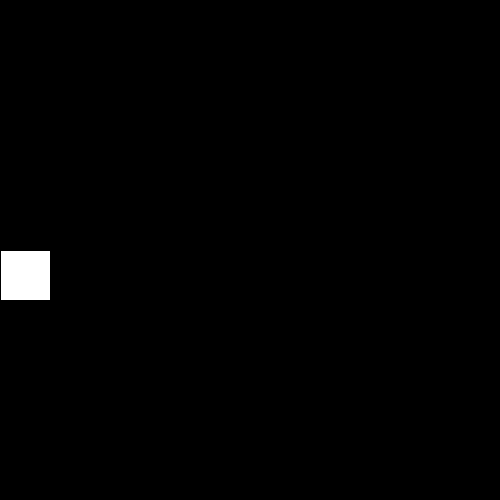
Frame 1 (no input)
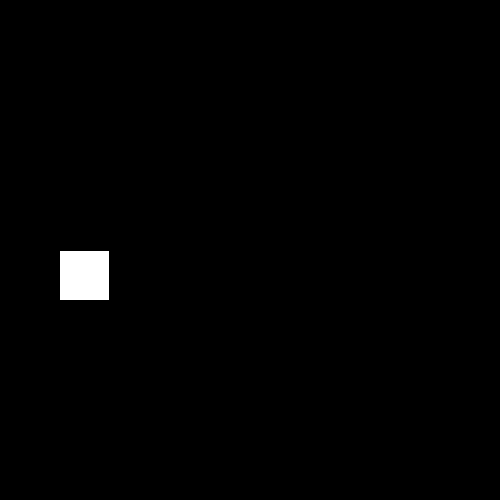
Frame 60 (the mouse pressed at the canvas centre just before this capture)
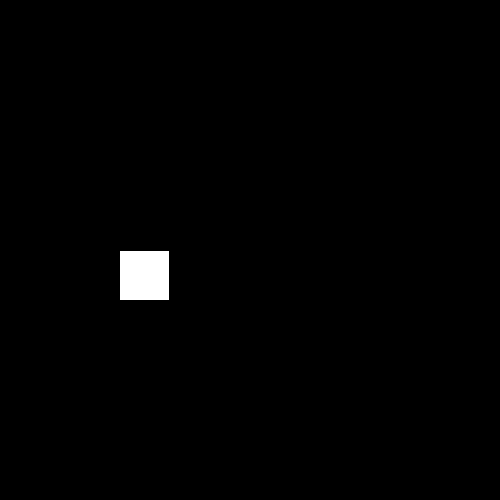
Frame 120 (the mouse held since frame 60 and released just before this capture)

The Processing sketch that drew these frames (run headless with seeded random() and noise(); from frame 60 on, the mouse is pressed at the canvas centre):

// Processing sketch: rectangle
// ── rectangle.pde
void setup()
{
  size(500, 500);
}

float x = 0;
float rectWidth = 50;

void draw()
{
  background(0);
  rect(x, height / 2, rectWidth, rectWidth);
  
  x ++;
}
